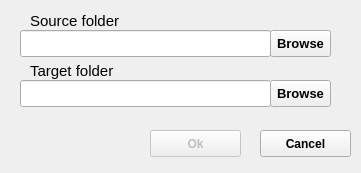
<?xml version="1.0" encoding="UTF-8"?>
<ui version="4.0">
 <class>Dialog</class>
 <widget class="QDialog" name="Dialog">
  <property name="geometry">
   <rect>
    <x>0</x>
    <y>0</y>
    <width>361</width>
    <height>173</height>
   </rect>
  </property>
  <property name="sizePolicy">
   <sizepolicy hsizetype="Fixed" vsizetype="Fixed">
    <horstretch>0</horstretch>
    <verstretch>0</verstretch>
   </sizepolicy>
  </property>
  <property name="minimumSize">
   <size>
    <width>361</width>
    <height>173</height>
   </size>
  </property>
  <property name="maximumSize">
   <size>
    <width>361</width>
    <height>173</height>
   </size>
  </property>
  <property name="windowTitle">
   <string>Setup directories</string>
  </property>
  <property name="modal">
   <bool>true</bool>
  </property>
  <widget class="QPushButton" name="OkBtn">
   <property name="enabled">
    <bool>false</bool>
   </property>
   <property name="geometry">
    <rect>
     <x>150</x>
     <y>130</y>
     <width>91</width>
     <height>27</height>
    </rect>
   </property>
   <property name="font">
    <font>
     <weight>75</weight>
     <bold>true</bold>
    </font>
   </property>
   <property name="text">
    <string>Ok</string>
   </property>
  </widget>
  <widget class="QLineEdit" name="SrcLine">
   <property name="geometry">
    <rect>
     <x>20</x>
     <y>30</y>
     <width>251</width>
     <height>27</height>
    </rect>
   </property>
   <property name="readOnly">
    <bool>true</bool>
   </property>
  </widget>
  <widget class="QLineEdit" name="TargLine">
   <property name="geometry">
    <rect>
     <x>20</x>
     <y>80</y>
     <width>251</width>
     <height>27</height>
    </rect>
   </property>
   <property name="readOnly">
    <bool>true</bool>
   </property>
  </widget>
  <widget class="QPushButton" name="SrcBtn">
   <property name="geometry">
    <rect>
     <x>270</x>
     <y>30</y>
     <width>61</width>
     <height>27</height>
    </rect>
   </property>
   <property name="font">
    <font>
     <pointsize>10</pointsize>
     <weight>75</weight>
     <bold>true</bold>
    </font>
   </property>
   <property name="text">
    <string>Browse</string>
   </property>
  </widget>
  <widget class="QPushButton" name="TargBtn">
   <property name="geometry">
    <rect>
     <x>270</x>
     <y>80</y>
     <width>61</width>
     <height>27</height>
    </rect>
   </property>
   <property name="font">
    <font>
     <pointsize>10</pointsize>
     <weight>75</weight>
     <bold>true</bold>
    </font>
   </property>
   <property name="text">
    <string>Browse</string>
   </property>
  </widget>
  <widget class="QLabel" name="TargLabel">
   <property name="geometry">
    <rect>
     <x>30</x>
     <y>60</y>
     <width>111</width>
     <height>21</height>
    </rect>
   </property>
   <property name="font">
    <font>
     <pointsize>11</pointsize>
    </font>
   </property>
   <property name="text">
    <string>Target folder</string>
   </property>
  </widget>
  <widget class="QLabel" name="SrcLabel">
   <property name="geometry">
    <rect>
     <x>30</x>
     <y>10</y>
     <width>111</width>
     <height>21</height>
    </rect>
   </property>
   <property name="font">
    <font>
     <pointsize>11</pointsize>
    </font>
   </property>
   <property name="text">
    <string>Source folder</string>
   </property>
  </widget>
  <widget class="QPushButton" name="CancelBtn">
   <property name="enabled">
    <bool>true</bool>
   </property>
   <property name="geometry">
    <rect>
     <x>260</x>
     <y>130</y>
     <width>91</width>
     <height>27</height>
    </rect>
   </property>
   <property name="font">
    <font>
     <weight>75</weight>
     <bold>true</bold>
    </font>
   </property>
   <property name="text">
    <string>Cancel</string>
   </property>
  </widget>
 </widget>
 <resources/>
 <connections/>
</ui>
